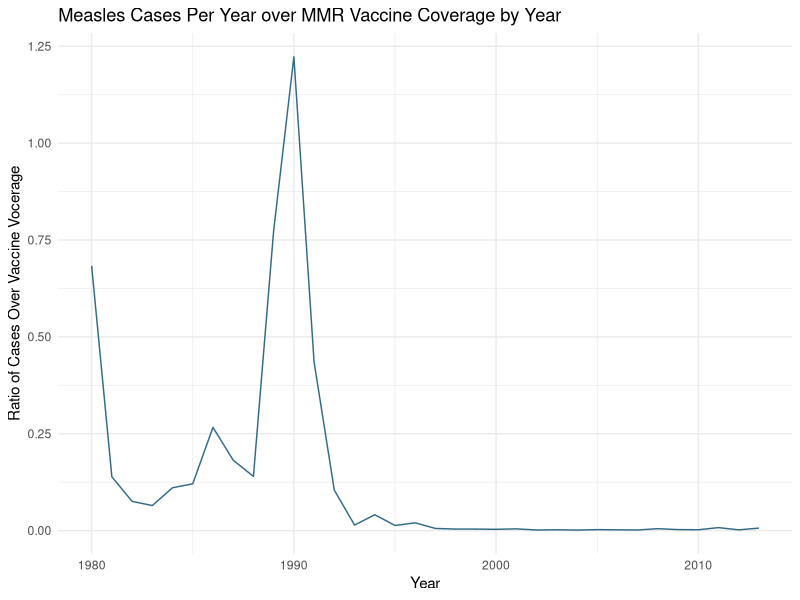

Recreate this plot in R.
setwd("~/Desktop/R Scripts/Preventable-Diseases")
comp <- read.csv("MMRvsCases.csv")
comp1 <- comp[19942:19975,]

ratio <- comp1[,5]/comp1[,4]

library(ggplot2)
c<- ggplot(comp1, aes(x= Year, y= ratio)) + geom_line(color = "#336B87")
c + labs(title ="Measles Cases Per Year over MMR Vaccine Coverage by Year", y = "Ratio of Cases Over Vaccine Vocerage", x = "Year") + 
  theme_minimal()
